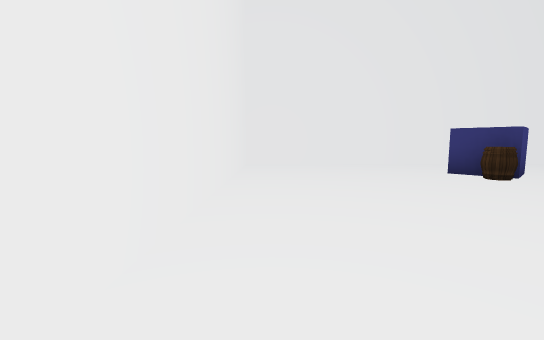
[1] (above)

21 first-person views from a walk through a scene from a Unity 3-D project. The camera is 1.4 m above the floor, tilts 6° down and sees 90° across. The floor is counted in squares, 2 m on a side. Each view is taken from the middle of a square. On the plan, view 1 faces up. The plan holds only what a view shows up to about 9 squares ahead; the rest is blank. The place goes on beyond the plan. The player is left out. Some surface patterns are stand-ins.

[2]
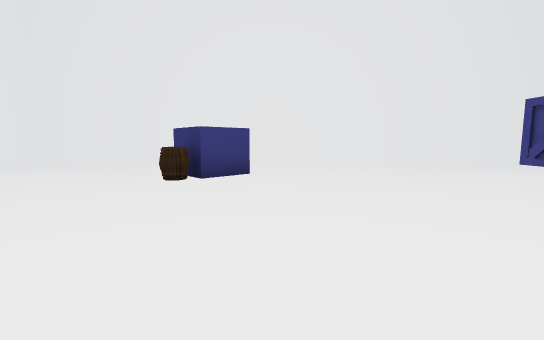

[3]
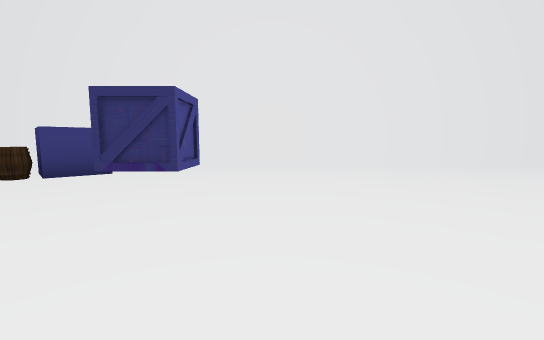

[4]
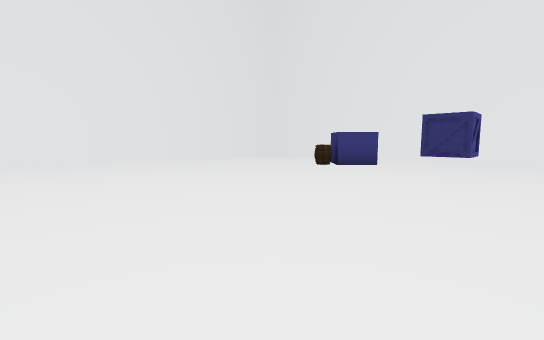

[5]
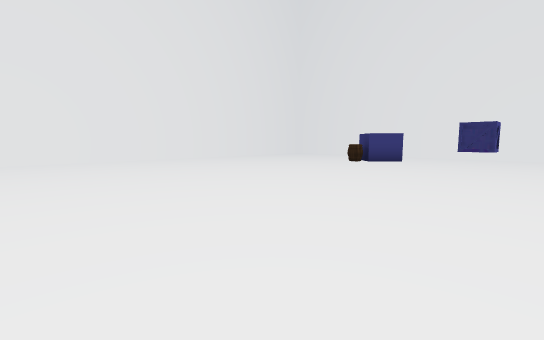

[6]
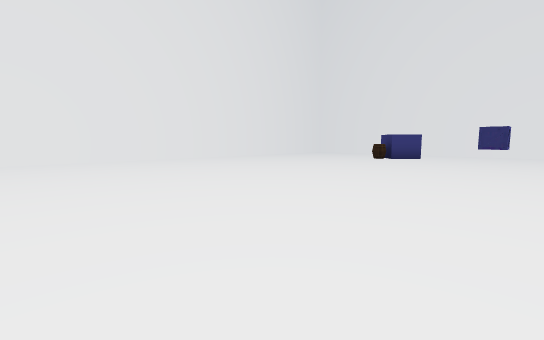

[7]
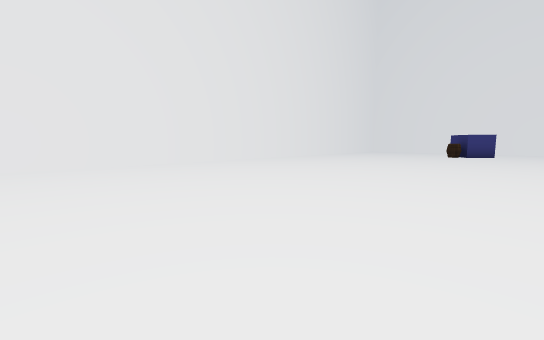

[8]
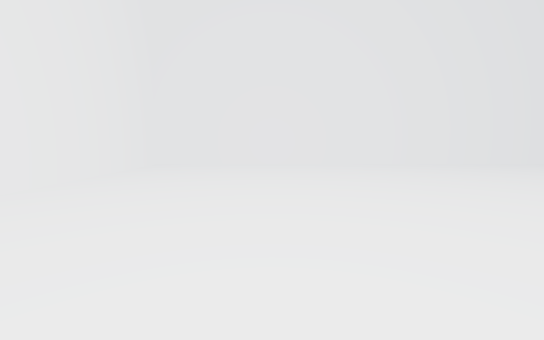

[9]
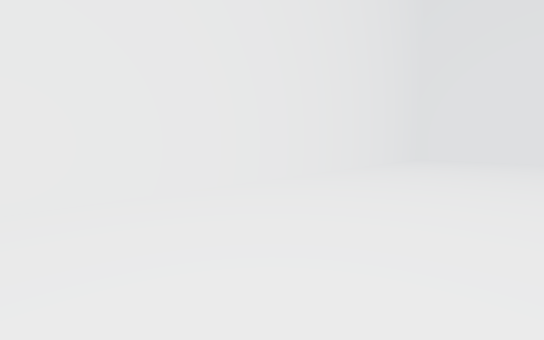

[10]
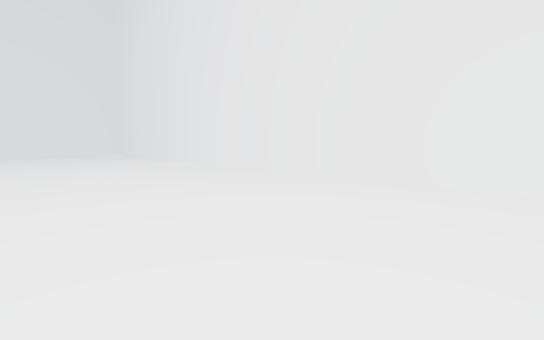

[11]
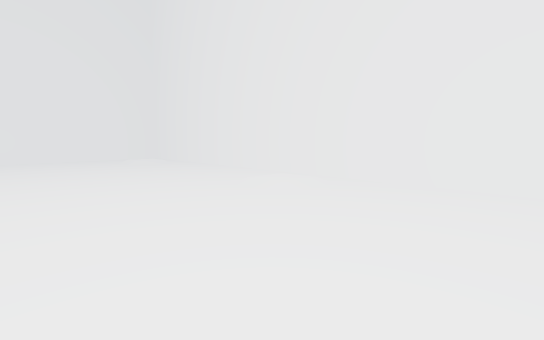

[12]
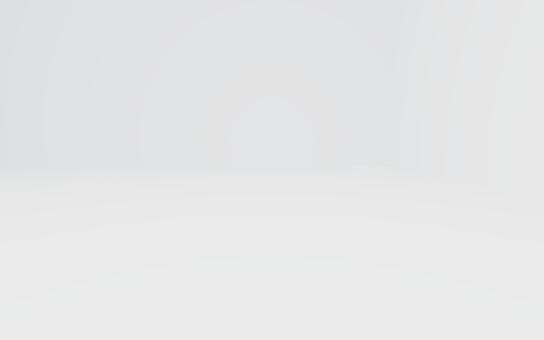

[13]
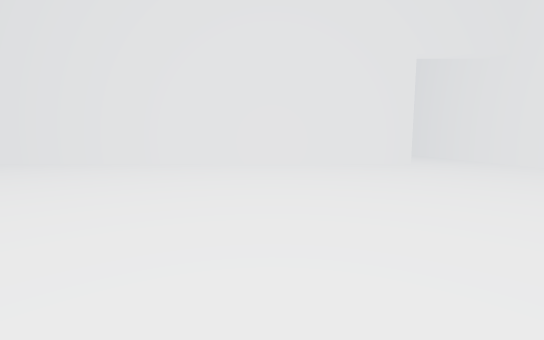

[14]
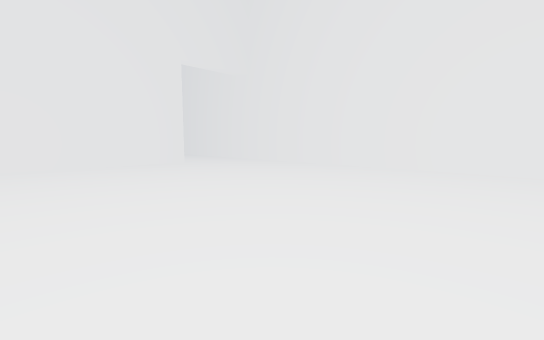

[15]
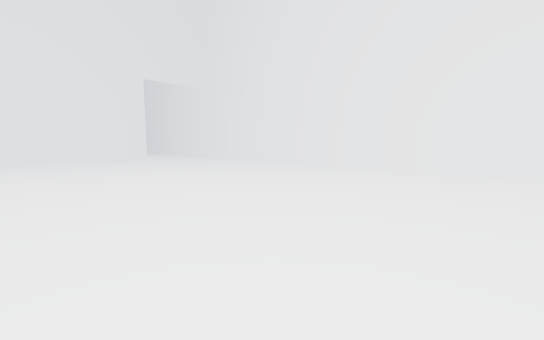

[16]
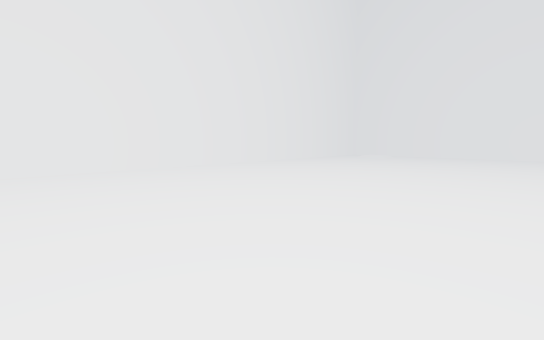

[17]
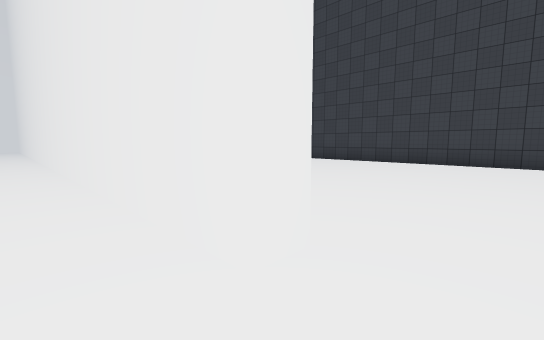

[18]
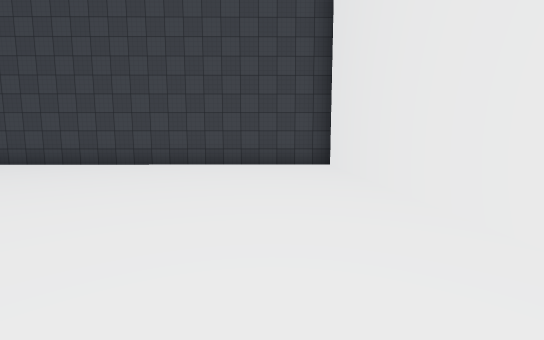

[19]
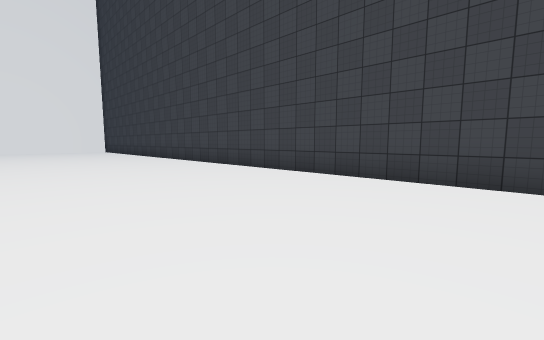

[20]
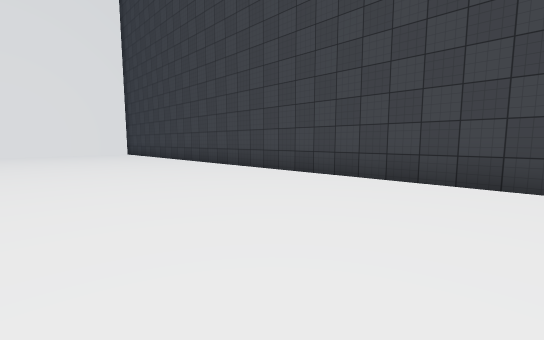

[21]
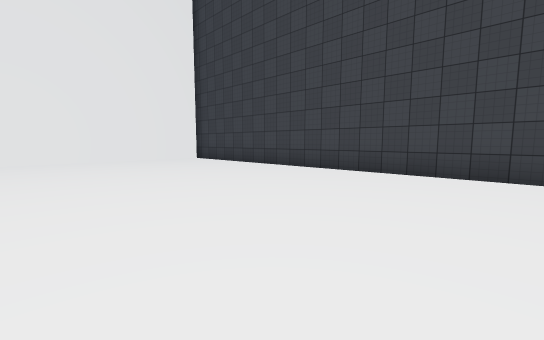

### Floor plan
Points are (right, up) in squares from view 1. A wall is a line through its corners. A room is listed if a view was taken in it or the views show most of it. See-through windows are left out.
Room 1 (views 1, 2, 3, 4, 5, 6, 7, 8, 9, 10, 11, 12, 13, 14, 15, 16, 17)
walls: (20, 7.8) (-0.7, 7.8) (-0.7, -16.3) (22.6, -16.3) (22.6, 7.4)
ways out: opening at (21.5, 8) to room 2
objects: other object (4, 5); other object (4, 6) to (5, 6); other object (8, 2)
Room 2 (views 18, 19, 20, 21)
walls: (20, 8.4) (20, 7.8); (-0.7, 13.1) (-0.7, 9.9); (22.6, 7.4) (22.6, 15.6) (1.7, 15.5)
ways out: opening at (21.5, 8) to room 1

Where each view was taken, in squares from view 1:
view 1: 0 up, 0 right, facing up
view 2: 0 up, 6 right, facing up
view 3: 0 up, 9 right, facing up
view 4: 2 down, 9 right, facing up-left
view 5: 4 down, 9 right, facing up-left
view 6: 6 down, 9 right, facing up-left
view 7: 9 down, 7 right, facing up-left
view 8: 13 down, 7 right, facing left
view 9: 13 down, 10 right, facing down-left
view 10: 12 down, 8 right, facing down-right
view 11: 12 down, 12 right, facing down-right
view 12: 13 down, 15 right, facing right
view 13: 0 up, 16 right, facing up
view 14: 0 up, 16 right, facing up-right
view 15: 3 down, 16 right, facing up-right
view 16: 4 down, 16 right, facing down-right
view 17: 7 up, 21 right, facing up-left
view 18: 8 up, 21 right, facing up
view 19: 11 up, 18 right, facing up-left
view 20: 11 up, 14 right, facing up-left
view 21: 10 up, 9 right, facing up-left
